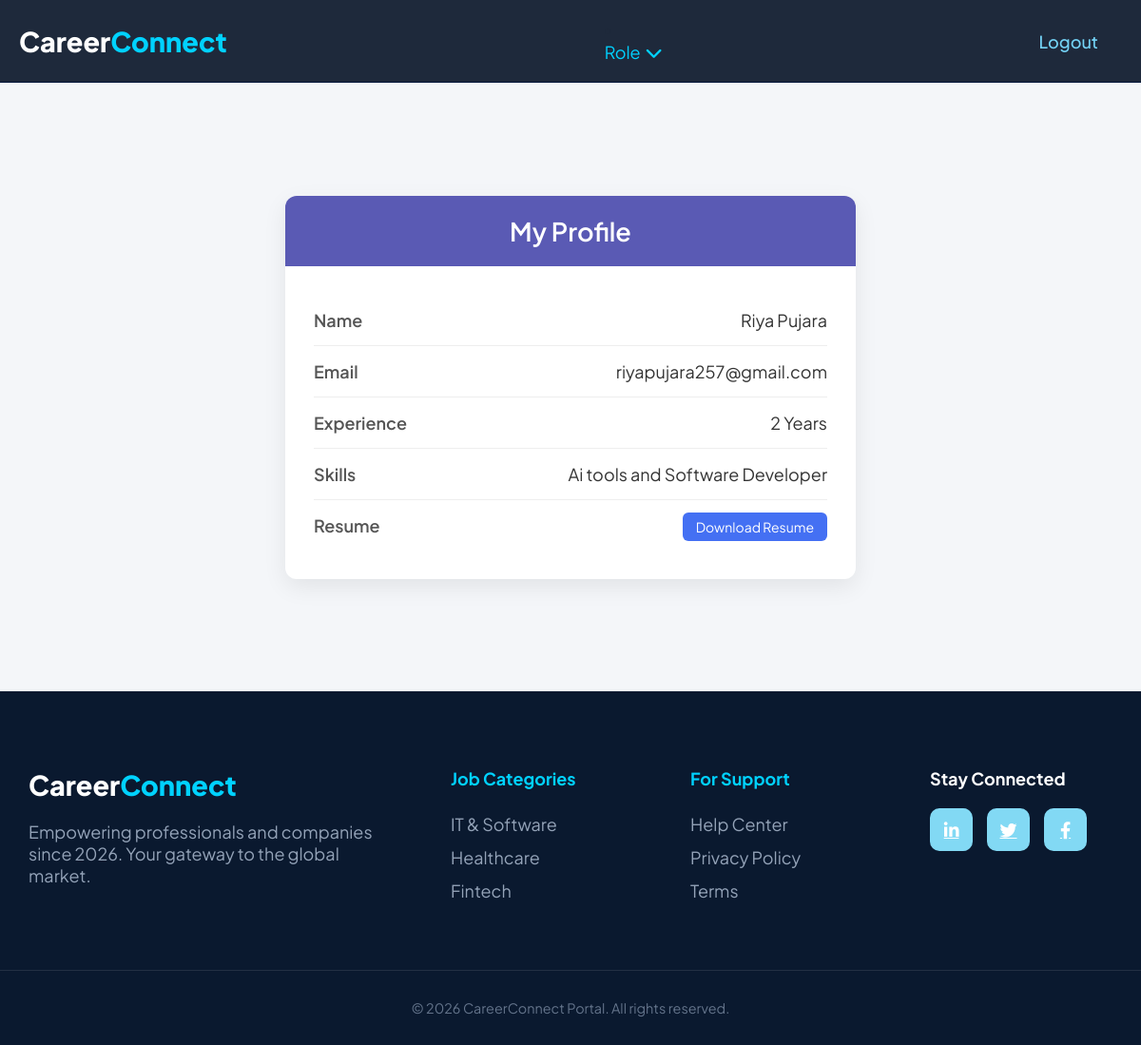
/my-profile/ (signed in), run on the app's committed database.
### accounts/models.py (models this page shows, shortened)
class seekerdb(models.Model):
    WORK_TYPES = (
        ('Remote', 'Remote'),
        ('On-site', 'On-site'),
        ('Hybrid', 'Hybrid'),
    )
    user = models.OneToOneField(User, on_delete=models.CASCADE, related_name='seeker_profile')
    full_name = models.CharField(max_length=255)
    experience_years = models.IntegerField(default=0)
    work_type = models.CharField(max_length=20, choices=WORK_TYPES, default='Remote')
    skills = models.TextField(help_text="Enter skills separated by commas")
    resume = models.FileField(
        upload_to='resumes/',
        validators=[FileExtensionValidator(['pdf', 'doc', 'docx'])],
        null=True, blank=True
    )
    resume_updated_at = models.DateTimeField(auto_now=True)
    profile_views = models.IntegerField(default=0)

class User(AbstractUser):
    is_seeker = models.BooleanField(default=False)
    is_employer = models.BooleanField(default=False)
    profile_picture = models.ImageField(upload_to='profiles/', null=True, blank=True)

### accounts/views.py (the view)
# urls.py: path('my-profile/', views.my_profile, name='my_profile'),
@login_required
def my_profile(request):
    if not request.user.is_seeker:
        return redirect('homepage')
    profile = request.user.seeker_profile
    return render(request, 'my_profile.html', {'profile': profile})

### templates/my_profile.html (shortened to what this page needs)
{% extends 'base.html' %} {% load static %}  {% block extra_css%}
<link rel="stylesheet" href="{% static 'css/my_profile.css' %}" />
{%endblock%} {% block content %}
<div class="profile-container">
  <div class="profile-card">
    <div class="profile-header">
      <h2>My Profile</h2>
    </div>
    <div class="profile-body">
      <div class="profile-row">
        <span class="label">Name</span>
        <span class="value">{{ profile.full_name }}</span>
      </div>
      <div class="profile-row">
        <span class="label">Email</span>
        <span class="value">{{ request.user.email }}</span>
      </div>
      <div class="profile-row">
        <span class="label">Experience</span>
        <span class="value">{{ profile.experience_years }} Years</span>
      </div>
      <div class="profile-row">
        <span class="label">Skills</span>
        <span class="value">{{ profile.skills }}</span>
      </div>
      <div class="profile-row">
        <span class="label">Resume</span>
        <span class="value">
          {% if profile.resume %}
          <a href="{{ profile.resume.url }}" target="_blank" class="resume-btn">
            Download Resume
          </a>
          {% else %} No Resume Uploaded {% endif %}
        </span>
      </div>
    </div>
  </div>
</div>
{% endblock %}

### static/css/base.css (style rules this page uses)
:root { --navy: #0a192f; --cyan: #00d2ff; --cyan-glow: rgba(0, 210, 255, 0.4); --purple-glow: rgba(160, 32, 240, 0.3); --white: #ffffff; --light-bg: #f8fafc; --text-navy: #1e293b; --text-light: #64748b; }
* { margin: 0; padding: 0; box-sizing: border-box; }
body { font-family: "Plus Jakarta Sans", sans-serif; background-color: var(--white); color: var(--text-navy); font-size: 18px; }

### static/css/my_profile.css (style rules this page uses)
.profile-container { display: flex; justify-content: center; align-items: center; padding: 50px 20px; background: #f4f6f9; min-height: 80vh; }
.profile-card { width: 100%; max-width: 600px; background: #ffffff; border-radius: 12px; box-shadow: 0 8px 25px rgba(0, 0, 0, 0.08); overflow: hidden; transition: 0.3s ease; }
.profile-header { background: rgba(3, 3, 141, 0.651); color: white; padding: 20px; text-align: center; }
.profile-header h2 { margin: 0; font-weight: 600; }
.profile-body { padding: 30px; }
.profile-row { display: flex; justify-content: space-between; padding: 15px 0; border-bottom: 1px solid #eee; }
.profile-row:last-child { border-bottom: none; }
.label { font-weight: 600; color: #555; }
.value { color: #333; text-align: right; max-width: 60%; word-wrap: break-word; }
.resume-btn { padding: 6px 14px; background: #0c45f0c4; color: white; text-decoration: none; border-radius: 6px; font-size: 14px; transition: 0.3s ease; }

### data on the page
seekerdb: full_name "Riya Pujara", experience_years "2", skills "Ai tools and Software Developer"
User: user.email "riyapujara257@gmail.com"
